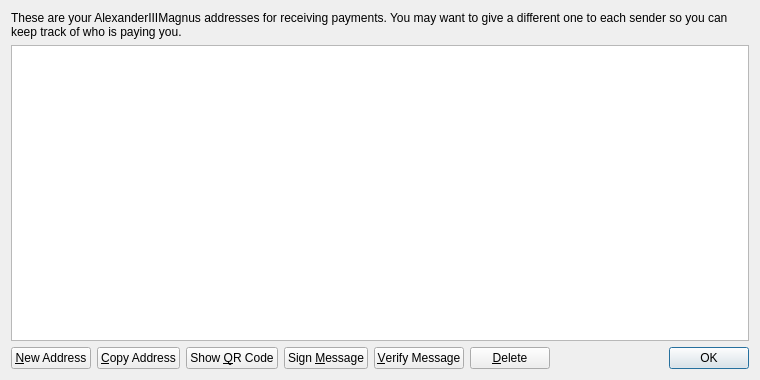
<?xml version="1.0" encoding="UTF-8"?>
<ui version="4.0">
 <class>AddressBookPage</class>
 <widget class="QWidget" name="AddressBookPage">
  <property name="geometry">
   <rect>
    <x>0</x>
    <y>0</y>
    <width>760</width>
    <height>380</height>
   </rect>
  </property>
  <property name="windowTitle">
   <string>Address Book</string>
  </property>
  <layout class="QVBoxLayout" name="verticalLayout">
   <item>
    <widget class="QLabel" name="labelExplanation">
     <property name="text">
      <string>These are your AlexanderIIIMagnus addresses for receiving payments. You may want to give a different one to each sender so you can keep track of who is paying you.</string>
     </property>
     <property name="textFormat">
      <enum>Qt::PlainText</enum>
     </property>
     <property name="wordWrap">
      <bool>true</bool>
     </property>
    </widget>
   </item>
   <item>
    <widget class="QTableView" name="tableView">
     <property name="contextMenuPolicy">
      <enum>Qt::CustomContextMenu</enum>
     </property>
     <property name="toolTip">
      <string>Double-click to edit address or label</string>
     </property>
     <property name="tabKeyNavigation">
      <bool>false</bool>
     </property>
     <property name="alternatingRowColors">
      <bool>true</bool>
     </property>
     <property name="selectionMode">
      <enum>QAbstractItemView::SingleSelection</enum>
     </property>
     <property name="selectionBehavior">
      <enum>QAbstractItemView::SelectRows</enum>
     </property>
     <property name="sortingEnabled">
      <bool>true</bool>
     </property>
     <attribute name="verticalHeaderVisible">
      <bool>false</bool>
     </attribute>
    </widget>
   </item>
   <item>
    <layout class="QHBoxLayout" name="horizontalLayout">
     <item>
      <widget class="QPushButton" name="newAddressButton">
       <property name="toolTip">
        <string>Create a new address</string>
       </property>
       <property name="text">
        <string>&amp;New Address</string>
       </property>
       <property name="icon">
        <iconset resource="../bitcoin.qrc">
         <normaloff>:/icons/add</normaloff>:/icons/add</iconset>
       </property>
      </widget>
     </item>
     <item>
      <widget class="QPushButton" name="copyToClipboard">
       <property name="toolTip">
        <string>Copy the currently selected address to the system clipboard</string>
       </property>
       <property name="text">
        <string>&amp;Copy Address</string>
       </property>
       <property name="icon">
        <iconset resource="../bitcoin.qrc">
         <normaloff>:/icons/editcopy</normaloff>:/icons/editcopy</iconset>
       </property>
      </widget>
     </item>
     <item>
      <widget class="QPushButton" name="showQRCode">
       <property name="text">
        <string>Show &amp;QR Code</string>
       </property>
       <property name="icon">
        <iconset resource="../bitcoin.qrc">
         <normaloff>:/icons/qrcode</normaloff>:/icons/qrcode</iconset>
       </property>
      </widget>
     </item>
     <item>
      <widget class="QPushButton" name="signMessage">
       <property name="toolTip">
        <string>Sign a message to prove you own a AlexanderIIIMagnus address</string>
       </property>
       <property name="text">
        <string>Sign &amp;Message</string>
       </property>
       <property name="icon">
        <iconset resource="../bitcoin.qrc">
         <normaloff>:/icons/edit</normaloff>:/icons/edit</iconset>
       </property>
      </widget>
     </item>
     <item>
      <widget class="QPushButton" name="verifyMessage">
       <property name="toolTip">
        <string>Verify a message to ensure it was signed with a specified AlexanderIIIMagnus address</string>
       </property>
       <property name="text">
        <string>&amp;Verify Message</string>
       </property>
       <property name="icon">
        <iconset resource="../bitcoin.qrc">
         <normaloff>:/icons/transaction_0</normaloff>:/icons/transaction_0</iconset>
       </property>
      </widget>
     </item>
     <item>
      <widget class="QPushButton" name="deleteButton">
       <property name="toolTip">
        <string>Delete the currently selected address from the list</string>
       </property>
       <property name="text">
        <string>&amp;Delete</string>
       </property>
       <property name="icon">
        <iconset resource="../bitcoin.qrc">
         <normaloff>:/icons/remove</normaloff>:/icons/remove</iconset>
       </property>
      </widget>
     </item>
     <item>
      <spacer name="horizontalSpacer">
       <property name="orientation">
        <enum>Qt::Horizontal</enum>
       </property>
       <property name="sizeHint" stdset="0">
        <size>
         <width>40</width>
         <height>20</height>
        </size>
       </property>
      </spacer>
     </item>
     <item>
      <widget class="QDialogButtonBox" name="buttonBox">
       <property name="sizePolicy">
        <sizepolicy hsizetype="Maximum" vsizetype="Fixed">
         <horstretch>0</horstretch>
         <verstretch>0</verstretch>
        </sizepolicy>
       </property>
       <property name="standardButtons">
        <set>QDialogButtonBox::Ok</set>
       </property>
      </widget>
     </item>
    </layout>
   </item>
  </layout>
 </widget>
 <resources>
  <include location="../bitcoin.qrc"/>
 </resources>
 <connections/>
</ui>
